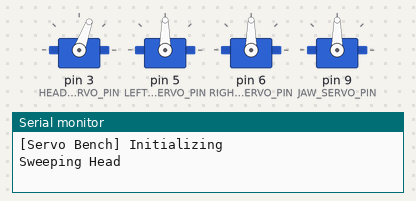
This sketch was run on a simulated Arduino Uno, built with avr-gcc and run on an emulated ATmega328P. Parts: 4 × servo, the last lines printed to the serial monitor.

Above: at 0.05 s.
At 0.55 s:
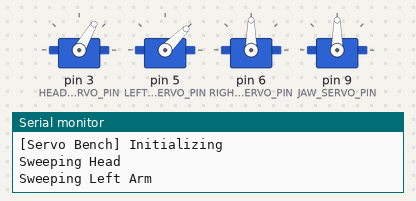
At 1.25 s:
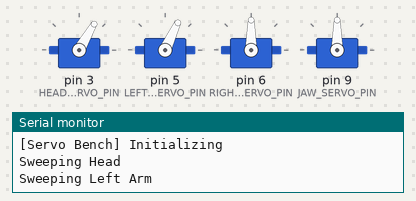
At 1.8 s:
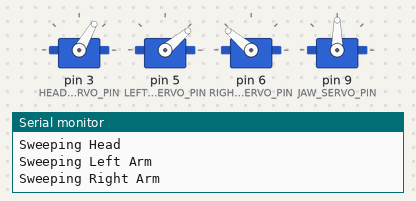
At 2.4 s:
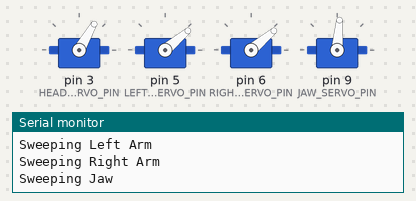
At 4.8 s:
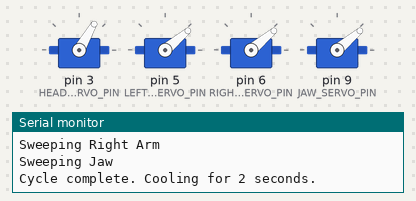
Timing chart, 0 to 6.3 s (numbered marks = the images above):
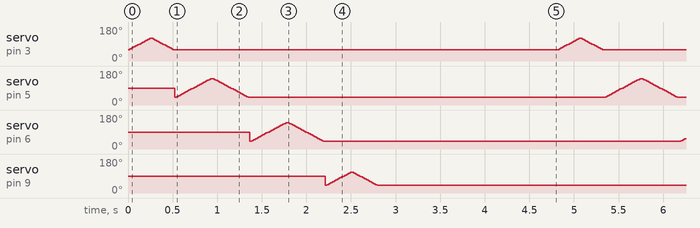

The sketch:

servo_bench.ino
```cpp
#include <Servo.h>

constexpr uint8_t HEAD_SERVO_PIN = 3;
constexpr uint8_t LEFT_ARM_SERVO_PIN = 5;
constexpr uint8_t RIGHT_ARM_SERVO_PIN = 6;
constexpr uint8_t JAW_SERVO_PIN = 9;

Servo headServo;
Servo leftArmServo;
Servo rightArmServo;
Servo jawServo;

void attachServos() {
  headServo.attach(HEAD_SERVO_PIN);
  leftArmServo.attach(LEFT_ARM_SERVO_PIN);
  rightArmServo.attach(RIGHT_ARM_SERVO_PIN);
  jawServo.attach(JAW_SERVO_PIN);
}

void detachServos() {
  headServo.detach();
  leftArmServo.detach();
  rightArmServo.detach();
  jawServo.detach();
}

void sweepServo(Servo &servo, int minAngle, int maxAngle, const __FlashStringHelper *label) {
  Serial.print(F("Sweeping "));
  Serial.println(label);
  for (int angle = minAngle; angle <= maxAngle; angle += 5) {
    servo.write(angle);
    delay(20);
  }
  for (int angle = maxAngle; angle >= minAngle; angle -= 5) {
    servo.write(angle);
    delay(20);
  }
}

void setup() {
  Serial.begin(115200);
  Serial.println(F("[Servo Bench] Initializing"));
  attachServos();
}

void loop() {
  sweepServo(headServo, 60, 120, F("Head"));
  sweepServo(leftArmServo, 40, 140, F("Left Arm"));
  sweepServo(rightArmServo, 40, 140, F("Right Arm"));
  sweepServo(jawServo, 40, 110, F("Jaw"));
  Serial.println(F("Cycle complete. Cooling for 2 seconds."));
  delay(2000);
}
```
